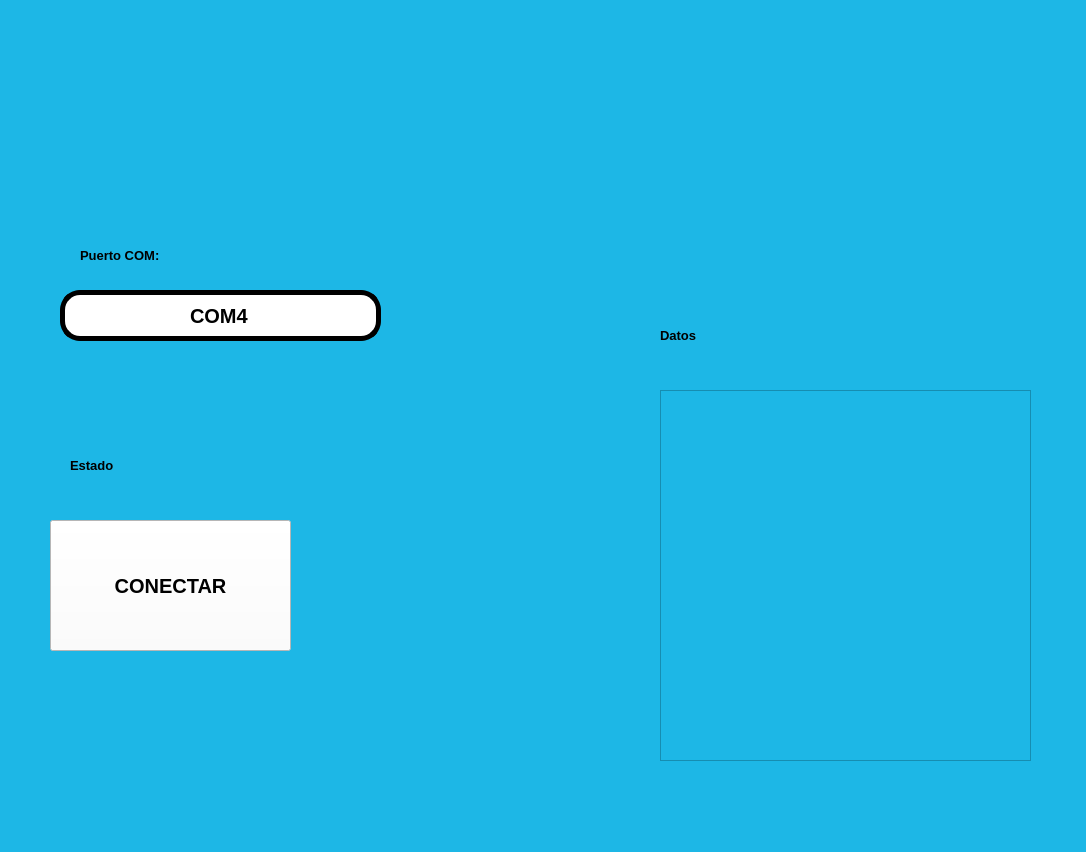
<?xml version="1.0" encoding="UTF-8"?>
<ui version="4.0">
 <class>MainWindow</class>
 <widget class="QMainWindow" name="MainWindow">
  <property name="geometry">
   <rect>
    <x>0</x>
    <y>0</y>
    <width>1086</width>
    <height>852</height>
   </rect>
  </property>
  <property name="windowTitle">
   <string>MainWindow</string>
  </property>
  <property name="styleSheet">
   <string notr="true">
background-color: rgb(29, 183, 230);</string>
  </property>
  <widget class="QWidget" name="centralwidget">
   <widget class="QLabel" name="imagen">
    <property name="geometry">
     <rect>
      <x>10</x>
      <y>20</y>
      <width>191</width>
      <height>161</height>
     </rect>
    </property>
    <property name="styleSheet">
     <string notr="true"/>
    </property>
    <property name="text">
     <string/>
    </property>
    <property name="pixmap">
     <pixmap resource="../PIP_2025_Eq1/Archivos/Recursos.qrc">:/ejercicios/elyochi.jpg</pixmap>
    </property>
    <property name="scaledContents">
     <bool>true</bool>
    </property>
   </widget>
   <widget class="QLabel" name="label">
    <property name="geometry">
     <rect>
      <x>80</x>
      <y>240</y>
      <width>111</width>
      <height>31</height>
     </rect>
    </property>
    <property name="font">
     <font>
      <pointsize>10</pointsize>
      <weight>75</weight>
      <bold>true</bold>
     </font>
    </property>
    <property name="text">
     <string>Puerto COM:</string>
    </property>
   </widget>
   <widget class="QLineEdit" name="txt_com">
    <property name="geometry">
     <rect>
      <x>60</x>
      <y>290</y>
      <width>321</width>
      <height>51</height>
     </rect>
    </property>
    <property name="font">
     <font>
      <pointsize>15</pointsize>
      <weight>75</weight>
      <bold>true</bold>
     </font>
    </property>
    <property name="styleSheet">
     <string notr="true">background-color: rgb(255, 255, 255);
border-radius:20px;
border:  5px solid black;
</string>
    </property>
    <property name="text">
     <string>COM4</string>
    </property>
    <property name="alignment">
     <set>Qt::AlignCenter</set>
    </property>
   </widget>
   <widget class="QLabel" name="imagen_2">
    <property name="geometry">
     <rect>
      <x>540</x>
      <y>30</y>
      <width>191</width>
      <height>161</height>
     </rect>
    </property>
    <property name="styleSheet">
     <string notr="true"/>
    </property>
    <property name="text">
     <string/>
    </property>
    <property name="pixmap">
     <pixmap resource="../PIP_2025_Eq1/Archivos/Recursos.qrc">:/ejercicios/kaldo.jpg</pixmap>
    </property>
    <property name="scaledContents">
     <bool>true</bool>
    </property>
   </widget>
   <widget class="QLabel" name="label_6">
    <property name="geometry">
     <rect>
      <x>850</x>
      <y>50</y>
      <width>121</width>
      <height>121</height>
     </rect>
    </property>
    <property name="text">
     <string/>
    </property>
    <property name="pixmap">
     <pixmap resource="../PIP_2025_Eq1/Archivos/Recursos.qrc">:/ejercicios/sams.jpeg</pixmap>
    </property>
    <property name="scaledContents">
     <bool>true</bool>
    </property>
   </widget>
   <widget class="QLabel" name="txt_estado">
    <property name="geometry">
     <rect>
      <x>70</x>
      <y>450</y>
      <width>111</width>
      <height>31</height>
     </rect>
    </property>
    <property name="font">
     <font>
      <pointsize>10</pointsize>
      <weight>75</weight>
      <bold>true</bold>
     </font>
    </property>
    <property name="text">
     <string>Estado</string>
    </property>
   </widget>
   <widget class="QPushButton" name="btn_accion">
    <property name="geometry">
     <rect>
      <x>50</x>
      <y>520</y>
      <width>241</width>
      <height>131</height>
     </rect>
    </property>
    <property name="font">
     <font>
      <pointsize>15</pointsize>
      <weight>75</weight>
      <bold>true</bold>
     </font>
    </property>
    <property name="styleSheet">
     <string notr="true">background-color: rgb(255, 255, 255);</string>
    </property>
    <property name="text">
     <string>CONECTAR</string>
    </property>
   </widget>
   <widget class="QListWidget" name="lista_datos">
    <property name="geometry">
     <rect>
      <x>660</x>
      <y>390</y>
      <width>371</width>
      <height>371</height>
     </rect>
    </property>
   </widget>
   <widget class="QLabel" name="txt_estado_2">
    <property name="geometry">
     <rect>
      <x>660</x>
      <y>320</y>
      <width>111</width>
      <height>31</height>
     </rect>
    </property>
    <property name="font">
     <font>
      <pointsize>10</pointsize>
      <weight>75</weight>
      <bold>true</bold>
     </font>
    </property>
    <property name="text">
     <string>Datos</string>
    </property>
   </widget>
  </widget>
  <widget class="QMenuBar" name="menubar">
   <property name="geometry">
    <rect>
     <x>0</x>
     <y>0</y>
     <width>1086</width>
     <height>26</height>
    </rect>
   </property>
  </widget>
  <widget class="QStatusBar" name="statusbar"/>
 </widget>
 <resources>
  <include location="../PIP_2025_Eq1/Archivos/Recursos.qrc"/>
 </resources>
 <connections/>
</ui>
